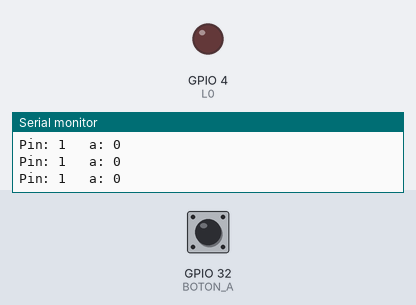
A sketch run on a simulated ESP32. Parts: output pins drawn as LEDs (lit = HIGH), the last lines printed to the serial monitor. The test bench sets the inputs (shaded band); at power-on: GPIO 32 (BOTON_A) HIGH.

Above: at 1.2 s.
1.3 s: GPIO 32 (BOTON_A) pulled LOW for 0.25 s
At 1.5 s:
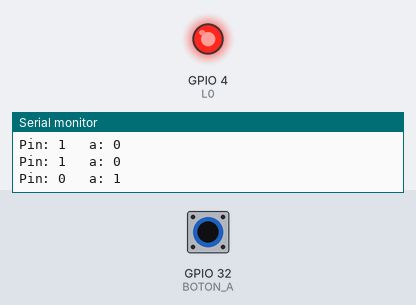
3.1 s: GPIO 32 (BOTON_A) pulled LOW for 3.2 s
At 7.0 s:
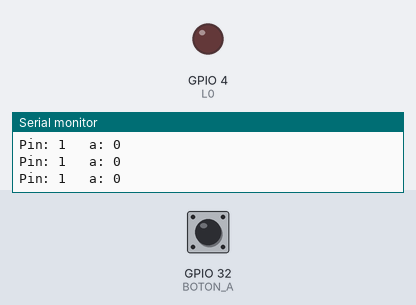
Timing chart, 0 to 8.5 s (numbered marks = the images above; inputs shaded):
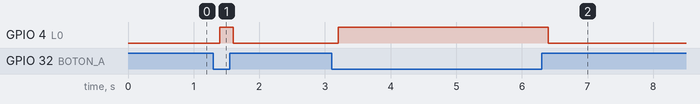

Measured:
- after the input at 1.3 s, GPIO 4 (L0): LOW → HIGH after 0.10 s, → LOW 0.20 s later
- after the input at 3.1 s, GPIO 4 (L0): LOW → HIGH after 0.10 s, → LOW 3.2 s later

The sketch:

sketch.ino
```cpp
// Clase 3 - Ejemplo 1: Un botón enciende un LED
// El pulsador A está conectado a GND y usa INPUT_PULLUP:
//   suelto   -> el pin lee HIGH (1)
//   apretado -> el pin lee LOW  (0)    <- ¡lógica invertida!

#include <Arduino.h>

const int L0 = 4;
const int BOTON_A = 32;

void setup() {
  Serial.begin(115200);
  pinMode(L0, OUTPUT);
  pinMode(BOTON_A, INPUT_PULLUP);   // entrada con resistencia de pull-up interna
}

void loop() {
  int lectura = digitalRead(BOTON_A);   // lo que lee el pin: 1 suelto, 0 apretado
  bool a = !lectura;                    // lo invertimos: a es true si está APRETADO

  Serial.printf("Pin: %d   a: %d\n", lectura, a);

  if (a) {
    digitalWrite(L0, HIGH);
  } else {
    digitalWrite(L0, LOW);
  }

  delay(200);
}
```
